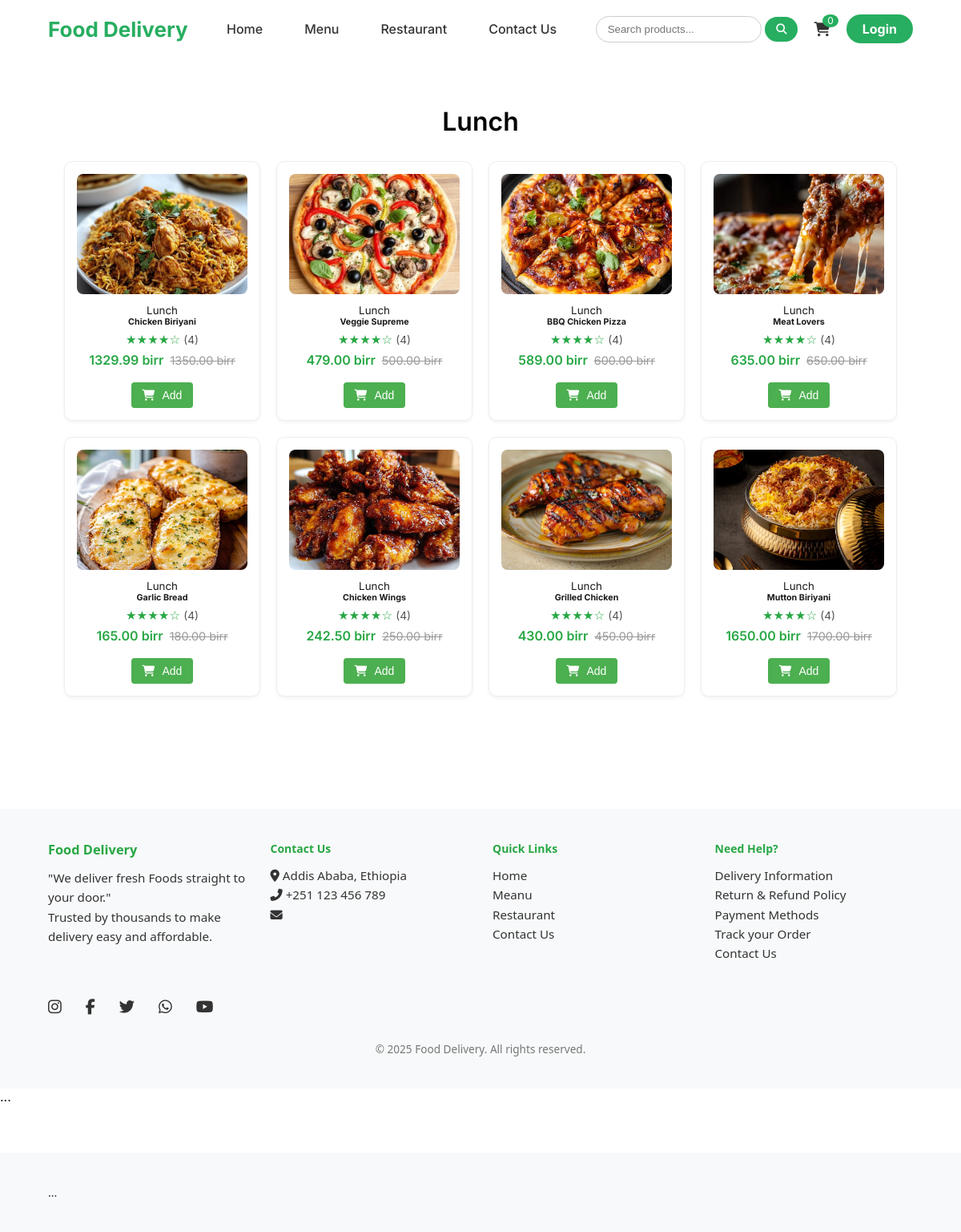
The app's page /food/category/14/ with its own data.
### deliveryApp/models.py (models this page shows, shortened)
class Category(models.Model):
    name = models.CharField(max_length=100, unique=True)
    image = models.ImageField(upload_to='categories/', blank=True, null=True)
    def __str__(self):
        return self.name

class Product(models.Model):
    name = models.CharField(max_length=200)
    description = models.TextField(blank=True, null=True)
    category = models.ForeignKey(Category, on_delete=models.SET_NULL, null=True, blank=True)
    restaurant = models.ForeignKey(Restaurant, on_delete=models.CASCADE, null=True, blank=True)
    product_price = models.DecimalField(max_digits=10, decimal_places=2)
    offer_price = models.DecimalField(max_digits=10, decimal_places=2, blank=True, null=True)
    image1 = models.ImageField(upload_to='products/', blank=True, null=True)
    image2 = models.ImageField(upload_to='products/', blank=True, null=True)
    image3 = models.ImageField(upload_to='products/', blank=True, null=True)
    in_stock = models.BooleanField(default=True)
    created_at = models.DateTimeField(auto_now_add=True)
    updated_at = models.DateTimeField(auto_now=True)
    added_by = models.ForeignKey(User, on_delete=models.CASCADE, null=True, blank=True)

### deliveryApp/views.py (the view)
# urls.py: path('food/category/<int:category_id>/', food_by_category, name='food_by_category'),
def food_by_category(request, category_id):
    category = get_object_or_404(Category, id=category_id)
    foods = Product.objects.filter(category=category)
    return render(request, 'food_by_category.html', {
        'foods': foods,
        'category': category
    })

### deliveryApp/templates/food_by_category.html (shortened to what this page needs)
{% extends 'base.html' %}
{% block content %}
{% load static %}
<section class="best-sellers">
  {% if category %}
    <h2 style="color: black;"> {{ category.name }}</h2>
  {% else %}
    <h2>All Food Items</h2>
  {% endif %}
  <div class="product-grid">
    {% for food in foods %}
    <a class="ln" href="{% url 'singlepage' food.pk %}">
      <div class="card">
        <img src="{{food.image1.url}}" alt="food">
        <small> {{food.category}} </small>
        <h6>{{food.name}} </h6>
        <div class="product-rating">★★★★☆ <span>(4)</span></div>
        <div class="price-row">
          <span class="new-price">{{ food.offer_price }} birr </span>
          <span class="old-price"> {{ food.product_price }} birr</span>
        </div>
        <button class="add-to-cart"><i class="fa fa-shopping-cart"></i> Add</button>
      </div>
    </a>
    {% empty %}
      <p>No products available in this category.</p>
    {% endfor %}
  </div>
</section>
{% endblock %}

### static/style.css (style rules this page uses)
* { box-sizing: border-box; margin: 0; padding: 0; }
body { font-family: 'Inter', sans-serif; background-color: #fff; color: #1a1a1a; }
a { text-decoration: none; color: inherit; text-underline-offset: none; }
.best-sellers { padding: 60px 20px; text-align: center; margin: 0 60px; }
.best-sellers h2 { font-size: 2rem; color: #28a745; margin-bottom: 30px; font-weight: 600; }
.product-grid { grid-template-columns: repeat(auto-fit, minmax(230px, 1fr)); gap: 20px; display: grid; grid-template-columns: repeat(4, 1fr); justify-items: stretch; align-items: start; margin: 20px 0; }
.product-rating { color: #28a745; font-size: 0.95rem; margin: 6px 0; }
.product-rating span { color: #555; font-size: 0.85rem; }
.price-row { display: flex; align-items: center; gap: 8px; margin-bottom: 10px; }
.new-price { font-weight: 600; color: #28a745; }
.old-price { text-decoration: line-through; color: #999; font-size: 0.9rem; }
.add-to-cart { background-color: #e8f6ee; border: 1px solid #bce5cd; color: #28a745; font-weight: 500; padding: 6px 16px; font-size: 0.9rem; border-radius: 6px; cursor: pointer; transition: 0.3s ease; }
.add-to-cart i { margin-right: 6px; }
.add-to-cart { background: #e8f6ee; color: #27ae60; border: 1px solid #bce5cd; transition: 0.18s; }
.card { border: 1px solid #eee; border-radius: 10px; padding: 15px; background-color: #fff; box-shadow: 0 2px 4px rgba(0, 0, 0, 0.05); display: flex; flex-direction: column; align-items: center; }
.card img { width: 100%; height: 150px; object-fit: cover; border-radius: 8px; margin-bottom: 12px; }
.card button { margin-top: 8px; padding: 8px 14px; background-color: #4caf50; border: none; color: white; border-radius: 4px; cursor: pointer; font-size: 14px; transition: background 0.3s; }
.ln { text-decoration: none; color: inherit; cursor: pointer; display: block; }

### records on screen
Category: name "Lunch"
Product: image1 (picture), category "Lunch", name "Chicken Biriyani", offer_price "1329.99", product_price "1350.00"
Product: image1 (picture), category "Lunch", name "Veggie Supreme", offer_price "479.00", product_price "500.00"
Product: image1 (picture), category "Lunch", name "BBQ Chicken Pizza", offer_price "589.00", product_price "600.00"
Product: image1 (picture), category "Lunch", name "Meat Lovers", offer_price "635.00", product_price "650.00"
Product: image1 (picture), category "Lunch", name "Garlic Bread", offer_price "165.00", product_price "180.00"
Product: image1 (picture), category "Lunch", name "Chicken Wings", offer_price "242.50", product_price "250.00"
Product: image1 (picture), category "Lunch", name "Grilled Chicken", offer_price "430.00", product_price "450.00"
Product: image1 (picture), category "Lunch", name "Mutton Biriyani", offer_price "1650.00", product_price "1700.00"
